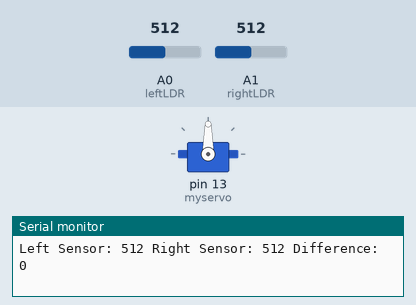
Simulated run of this sketch. Board: Arduino Uno, built with avr-gcc and run on an emulated ATmega328P. Parts: servo, the last lines printed to the serial monitor. The inputs (shaded band) are chosen by the test bench; at power-on: A0 (leftLDR) = 512, A1 (rightLDR) = 512.

Above: at 2.8 s.
2.9 s: A0 (leftLDR) set to 549
5.7 s: A0 (leftLDR) set to 575
At 7.9 s:
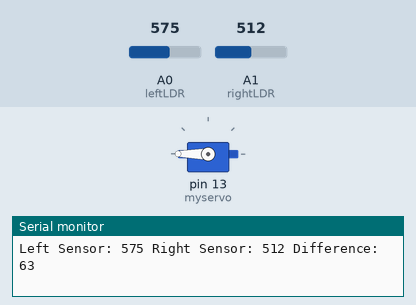
8.4 s: A1 (rightLDR) set to 540
At 11.0 s:
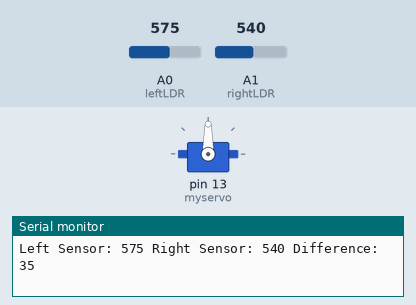
12.0 s: A1 (rightLDR) set to 611
14.7 s: A1 (rightLDR) set to 642
At 16.9 s:
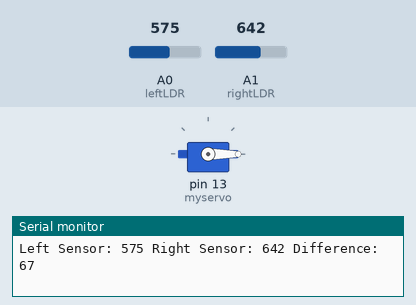
18.0 s: A1 (rightLDR) set to 511
At 19.6 s:
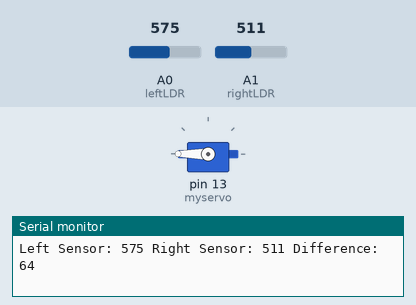
Timing chart, 0 to 21.1 s (numbered marks = the images above; inputs shaded):
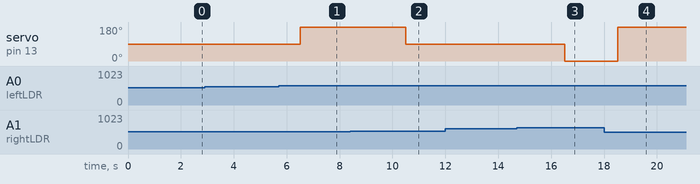

Measured:
- the behaviour switches between 561 and 562 on A0 (leftLDR) (found by bisection; images 0 and 1)
- the behaviour switches between 525 and 526 on A1 (rightLDR) (found by bisection; images 1 and 2)
- the behaviour switches between 624 and 625 on A1 (rightLDR) (found by bisection; images 2 and 3)
- after the input at 5.7 s, servo on pin 13 (myservo): 90° → 180° after 0.80 s
- after the input at 8.4 s, servo on pin 13 (myservo): 180° → 90° after 2.1 s
- after the input at 14.7 s, servo on pin 13 (myservo): 90° → 0° after 1.8 s
- after the input at 18.0 s, servo on pin 13 (myservo): 0° → 180° after 0.51 s

The sketch:

Servo_Follows_Light_and_Centers.ino
```cpp
#include <Servo.h>

Servo myservo;

const int leftLDR = A0;    // pin that the sensor is attached to
const int rightLDR = A1;    // pin that the sensor is attached to
int leftSensorValue;
int rightSensorValue;
int difference;

void setup() {
  myservo.attach(13); // assigns servo to Pin 13

  // initialize serial communications:
  Serial.begin(9600);
}

void loop() {

  // read the input on analog pin A0:
  leftSensorValue = analogRead(leftLDR);
  rightSensorValue = analogRead(rightLDR);
  difference = abs(leftSensorValue - rightSensorValue);
  // print out the value you read:
  printOut();

  // value of 50 was chosen rather than 15 to accomodate lighting and increase potential of centering servo
  if (leftSensorValue > rightSensorValue && difference >= 50) {

    myservo.write(180); //left
    delay(1500);
  }

  else if (leftSensorValue < rightSensorValue && difference >= 50) {
    myservo.write(0); //right
    delay(1500);
  }

  else if (difference <= 50) {
    myservo.write(90); // center
    delay(1500);

  }

}

void printOut() {
  Serial.print("Left Sensor: ");
  Serial.print(leftSensorValue);
  Serial.print(" Right Sensor: ");
  Serial.print(rightSensorValue);
  Serial.print(" Difference: ");
  Serial.println(difference);
  delay(500);        // delay in between reads for stability
}
```
